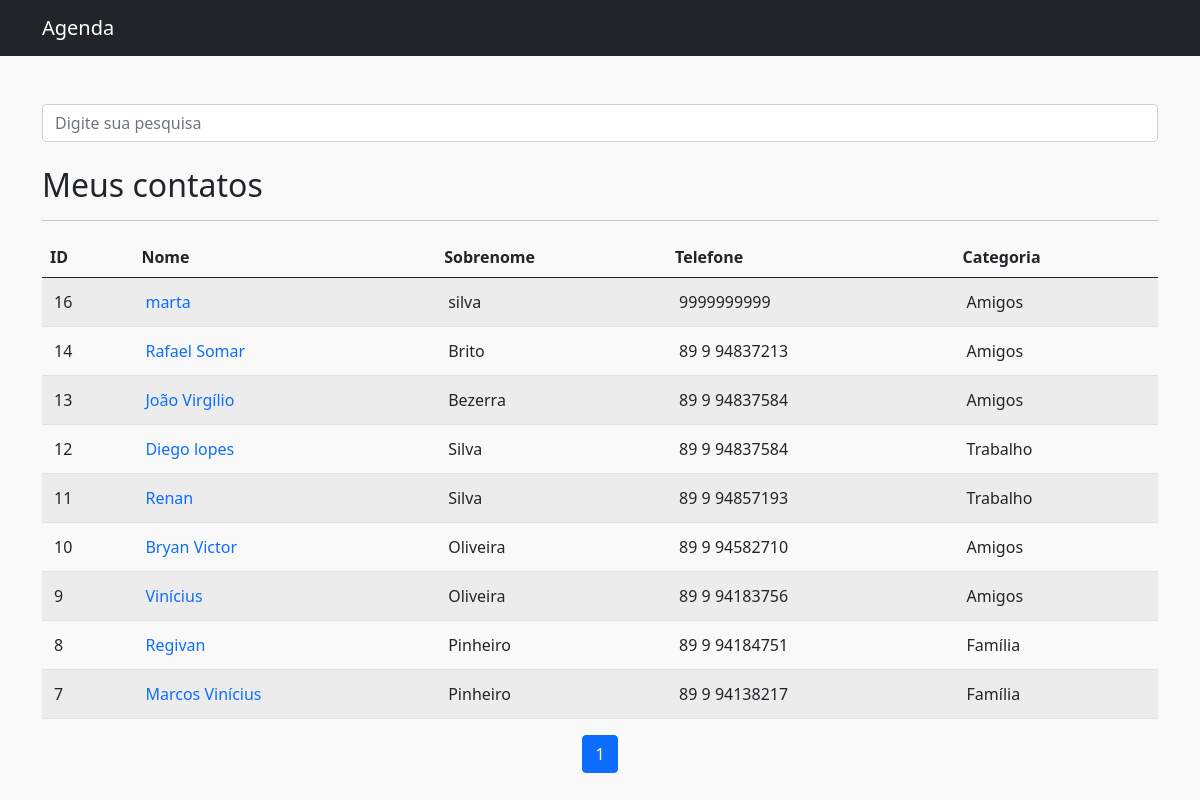
The app's page / (signed in) with its own data.
### Contatos/models.py (models this page shows, shortened)
class Contato(models.Model):
    user = models.ForeignKey(get_user_model(), on_delete=models.CASCADE)
    categoria_contato = models.ForeignKey(Categoria, on_delete=models.DO_NOTHING, verbose_name='Categoria')
    nome_contato = models.CharField(max_length=100, verbose_name='Nome')
    sobrenome_contato = models.CharField(max_length=100, verbose_name='Sobrenome')
    telefone_contato = models.CharField(max_length=225, verbose_name='Telefone')
    email_contato = models.CharField(max_length=255, blank=True, verbose_name='E-mail')
    data_criacao_contato = models.DateTimeField(auto_now_add=True, verbose_name='Data de criação')
    descricao_contato = models.TextField(blank=True, verbose_name='Descrição')
    mostrar_contato = models.BooleanField(default=False)
    image_contact = models.ImageField(blank=True, upload_to='imagens/%Y/%m/%d', verbose_name='Imagem')

class Categoria(models.Model):
    nome_categoria = models.CharField(max_length=225, verbose_name='Nome da categoria')
    def __str__(self):
        return self.nome_categoria

### Contatos/views.py (the view)
# urls.py: path('', views.home, name='home'),
@login_required(redirect_field_name='login')
def home(request):
    contatos = Contato.objects.order_by('-id').filter(mostrar_contato=True, user=request.user)
    paginator = Paginator(contatos, 20)
    page = request.GET.get('page')
    contatos = paginator.get_page(page)
    return render(request, 'contatos/home.html', {'contatos': contatos})

### Contatos/templates/contatos/home.html (shortened to what this page needs)
{% extends 'base.html' %}
{% block 'content' %}
    {% include 'partials/_header.html' %}
    <div class="container main mt-5">
        <form method="get" action="{% url 'search_contact' %}">
            <div class="form-group row">
                <div class="col-12">
                    <input type="search" class="form-control" name="term"
                    value="{{ request.GET.term }}" placeholder="Digite sua pesquisa">
                </div>
            </div>
        </form>
        <br>
        {% if contatos %}
            <h2>Meus contatos</h2>
            <hr>
            <div class="table-responsive">
                <table class="table table-striped">
                    <thead>
                        <tr>
                            <th scope="col">ID</th>
                            <th scope="col">Nome</th>
                            <th scope="col">Sobrenome</th>
                            <th scope="col">Telefone</th>
                            <th scope="col">Categoria</th>
                        </tr>
                    </thead>
                    <tbody>
                        {% for contato in contatos %}
                            <tr>
                                <td>{{ contato.id }}</td>
                                <td><a href="{% url 'detalhes_contato' contato.id %}">{{ contato.nome_contato }}</a></td>
                                <td>{{ contato.sobrenome_contato }}</td>
                                <td>{{ contato.telefone_contato }}</td>
                                <td>{{ contato.categoria_contato }}</td>
                            </tr>
                        {% endfor %}
                    </tbody>
                </table>
            </div>
            <nav aria-label="Page navigation example">
                <ul class="pagination justify-content-center">
                    {% for page in contatos.paginator.page_range %}
                        <li class="page-item {% if contatos.number == page %} active {% endif %}">
                            <a class="page-link"
                                href="?page={{ page }}{% if request.GET.term is not None %}&term={{ request.GET.term }}{% endif %}">
                                {{ page }}
                            </a>
                        </li>
                    {% endfor %}
                </ul>
            </nav>
        {% else %}
            <h2>Nenhum contato adicionado</h2>
            <p><a href="{% url 'dashboard' %}">adicionar um contato</a></p>
        {% endif %}
    </div>
{% endblock %}

### Contatos/templates/contatos/home.html (style rules this page uses)
body { background-color: rgba(245, 245, 245, 0.5); }
.main a { text-decoration: none; }
tbody td { padding: 12px !important; }

### records on screen
Contato: id "16", nome_contato "marta", sobrenome_contato "silva", telefone_contato "9999999999", categoria_contato "Amigos"
Contato: id "14", nome_contato "Rafael Somar", sobrenome_contato "Brito", telefone_contato "89 9 94837213", categoria_contato "Amigos"
Contato: id "13", nome_contato "João Virgílio", sobrenome_contato "Bezerra", telefone_contato "89 9 94837584", categoria_contato "Amigos"
Contato: id "12", nome_contato "Diego lopes", sobrenome_contato "Silva", telefone_contato "89 9 94837584", categoria_contato "Trabalho"
Contato: id "11", nome_contato "Renan", sobrenome_contato "Silva", telefone_contato "89 9 94857193", categoria_contato "Trabalho"
Contato: id "10", nome_contato "Bryan Victor", sobrenome_contato "Oliveira", telefone_contato "89 9 94582710", categoria_contato "Amigos"
Contato: id "9", nome_contato "Vinícius", sobrenome_contato "Oliveira", telefone_contato "89 9 94183756", categoria_contato "Amigos"
Contato: id "8", nome_contato "Regivan", sobrenome_contato "Pinheiro", telefone_contato "89 9 94184751", categoria_contato "Família"
Contato: id "7", nome_contato "Marcos Vinícius", sobrenome_contato "Pinheiro", telefone_contato "89 9 94138217", categoria_contato "Família"

### other values on screen
{{ page }} "1"
